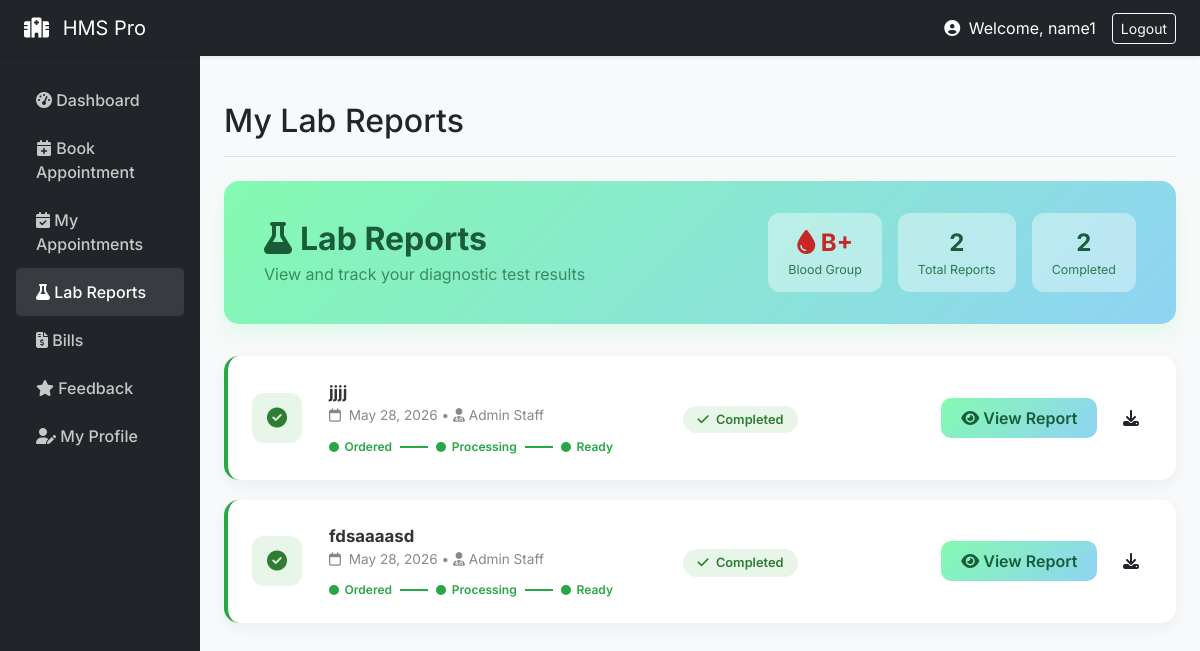
Before: /patient/lab (signed in) with the older database file.
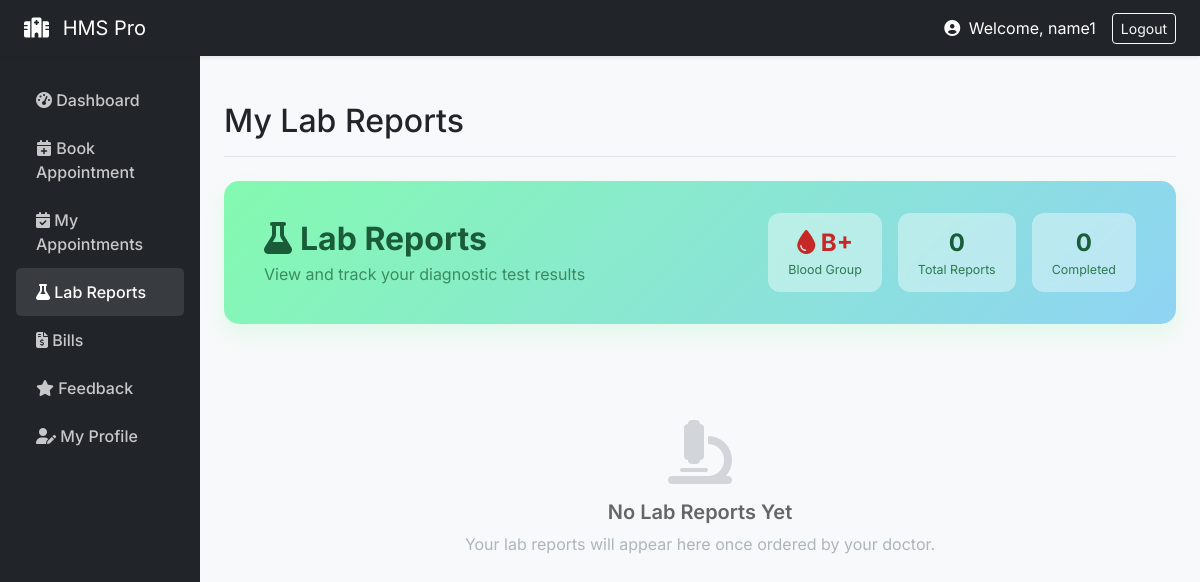
After: the same page with the newer database file.
### models/__init__.py (models this page shows, shortened)
class LabReport(db.Model):
    id = db.Column(db.Integer, primary_key=True)
    patient_id = db.Column(db.Integer, db.ForeignKey('user.id'))
    doctor_id = db.Column(db.Integer, db.ForeignKey('user.id'))
    test_name = db.Column(db.String(100))
    file_path = db.Column(db.String(255))
    status = db.Column(db.String(20), default='Pending')
    created_at = db.Column(db.DateTime, default=datetime.utcnow)
    patient = db.relationship('User', foreign_keys=[patient_id])
    doctor = db.relationship('User', foreign_keys=[doctor_id])

class User(UserMixin, db.Model):
    id = db.Column(db.Integer, primary_key=True)
    email = db.Column(db.String(120), unique=True, nullable=False)
    name = db.Column(db.String(100), nullable=False)
    role = db.Column(db.String(20), nullable=False)
    password_hash = db.Column(db.String(200), nullable=False)
    age = db.Column(db.Integer)
    gender = db.Column(db.String(10))
    staff_role = db.Column(db.String(50))
    department = db.Column(db.String(50))
    staff_id = db.Column(db.String(20))
    created_at = db.Column(db.DateTime, default=datetime.utcnow)

### routes/patient.py (the view)
@patient_bp.route('/lab')
def lab():
    reports = LabReport.query.filter_by(patient_id=current_user.id).all()
    total_reports = len(reports)
    completed_reports = sum(1 for r in reports if r.status == 'Completed')
    patient_profile = Patient.query.filter_by(user_id=current_user.id).first()
    return render_template('patient_lab.html',
                           reports=reports,
                           total_reports=total_reports,
                           completed_reports=completed_reports,
                           patient_profile=patient_profile)

### models/__init__.py (called while the page is built)
@login_manager.user_loader
def load_user(user_id):
    return User.query.get(int(user_id))

### routes/patient.py (called while the page is built)
def patient_required(f):
    @wraps(f)
    def decorated_function(*args, **kwargs):
        if current_user.role != 'patient':
            flash('Patient access only', 'danger')
            return redirect(url_for('auth.login'))
        return f(*args, **kwargs)
    return decorated_function

@patient_bp.before_request
@login_required
@patient_required
def before_request():
    pass

### templates/patient_lab.html (shortened to what the changed rows need)
{% extends "base.html" %}
{% block page_title %}My Lab Reports{% endblock %}
{% block content %}
<div class="lab-header">
    <div>
        <h2><i class="fas fa-flask me-2"></i>Lab Reports</h2>
    </div>
    <div class="d-flex gap-3">
        <div class="stat-bubble">
            <div class="number">{{ total_reports }}</div>
            <div class="label">Total Reports</div>
        </div>
        <div class="stat-bubble">
            <div class="number">{{ completed_reports }}</div>
            <div class="label">Completed</div>
        </div>
    </div>
</div>
{% if reports|length == 0 %}
<div class="empty-state">
    <i class="fas fa-microscope"></i>
    <h5>No Lab Reports Yet</h5>
    <p>Your lab reports will appear here once ordered by your doctor.</p>
</div>
{% else %}
{% for report in reports %}
{% set status_class = 'completed' if report.status == 'Completed' else ('processing' if report.status == 'Processing' else 'pending') %}
<div class="report-card {{ status_class }}">
    <div class="card-body">
        <div class="row align-items-center">
            <div class="col-md-1">
                <div class="test-icon {{ status_class }}">
                    {% if report.status == 'Completed' %}
                        <i class="fas fa-check-circle"></i>
                    {% elif report.status == 'Processing' %}
                        <i class="fas fa-spinner fa-spin"></i>
                    {% else %}
                        <i class="fas fa-clock"></i>
                    {% endif %}
                </div>
            </div>
            <div class="col-md-4">
                <div class="test-name">{{ report.test_name or 'Lab Test' }}</div>
                <div class="test-meta">
                    <i class="far fa-calendar me-1"></i>
                    {{ report.created_at.strftime('%b %d, %Y') if report.created_at else 'N/A' }}
                    {% if report.doctor %}
                     • <i class="fas fa-user-md me-1"></i>{{ report.doctor.name }}
                    {% endif %}
                </div>
                <div class="status-stepper">
                    <div class="step active"><span class="step-dot"></span> Ordered</div>
                    <div class="step-line {{ 'active' if report.status in ['Processing', 'Completed'] }}"></div>
                    <div class="step {{ 'active' if report.status in ['Processing', 'Completed'] }}"><span class="step-dot"></span> Processing</div>
                    <div class="step-line {{ 'active' if report.status == 'Completed' }}"></div>
                    <div class="step {{ 'active' if report.status == 'Completed' }}"><span class="step-dot"></span> Ready</div>
                </div>
            </div>
            <div class="col-md-3 text-center">
                <span class="badge-lab badge-{{ status_class }}">
                    {% if report.status == 'Completed' %}
                        <i class="fas fa-check me-1"></i>
                    {% elif report.status == 'Processing' %}
                        <i class="fas fa-cog fa-spin me-1"></i>
                    {% else %}
                        <i class="fas fa-hourglass-half me-1"></i>
                    {% endif %}
                    {{ report.status }}
                </span>
            </div>
            <div class="col-md-4 text-end">
                {% if report.file_path and report.status == 'Completed' %}
                <a href="{{ url_for('static', filename='uploads/lab_reports/' + report.file_path) }}" class="btn btn-view-report me-2" target="_blank">
                    <i class="fas fa-eye me-1"></i>View Report
                </a>
                <a href="{{ url_for('static', filename='uploads/lab_reports/' + report.file_path) }}" class="btn btn-download" download>
                    <i class="fas fa-download"></i>
                </a>
                {% elif report.status == 'Completed' %}
                <span class="text-muted small"><i class="fas fa-info-circle me-1"></i>Report available at front desk</span>
                {% else %}
                <span class="text-muted small"><i class="fas fa-hourglass-half me-1"></i>Results awaited...</span>
                {% endif %}
            </div>
        </div>
    </div>
</div>
{% endfor %}
{% endif %}
{% endblock %}

Changed rows visible on the page:
removed LabReport: test_name "jjjj", created_at "May 28, 2026", doctor.name "Admin Staff", status "Completed"
removed LabReport: test_name "fdsaaaasd", created_at "May 28, 2026", doctor.name "Admin Staff", status "Completed"
Other visible differences:
{{ total_reports }}: "2" → "0"
{{ completed_reports }}: "2" → "0"
text now shown: "No Lab Reports Yet Your lab reports will appear here once ordered by your doctor."
